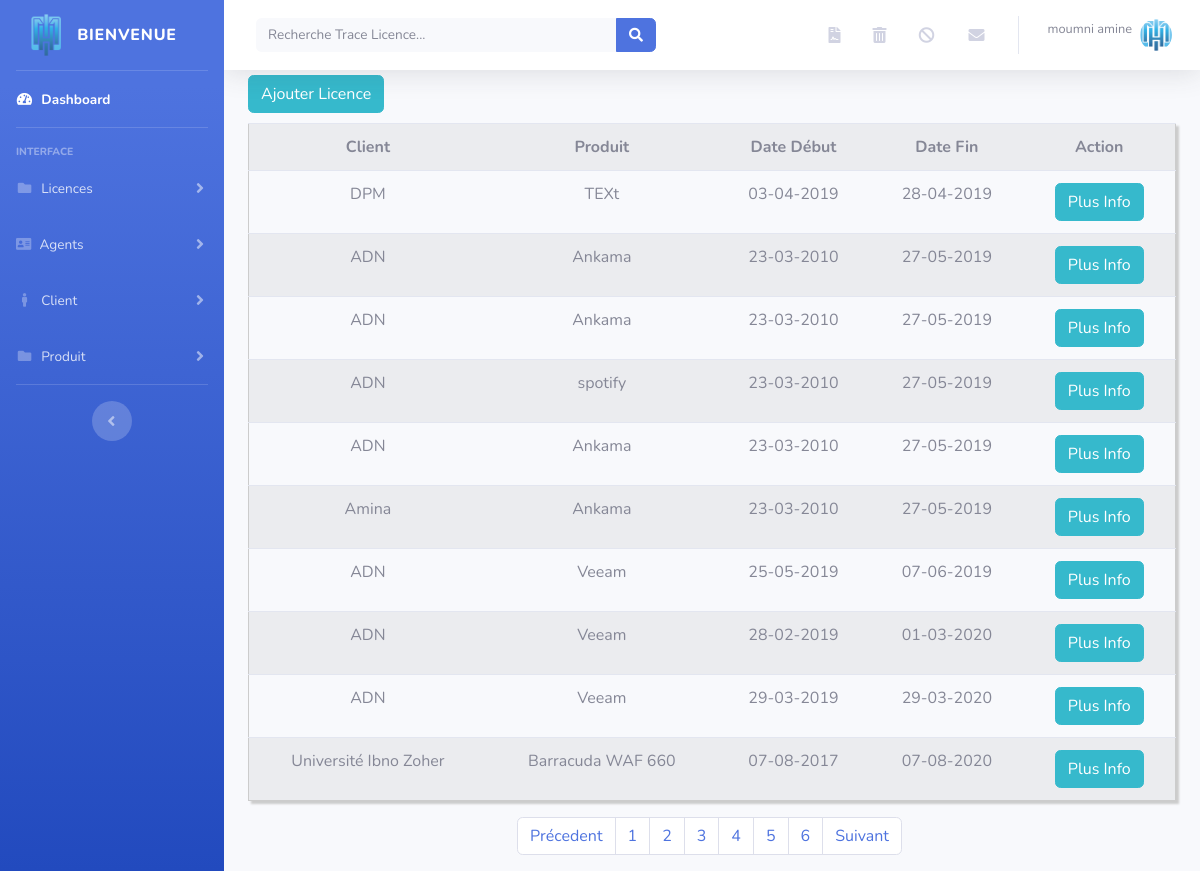
The page /admin.php (signed in) on the database its author committed.
### tables this page shows
CREATE TABLE `tracelicence` (
  `IdTraceLicence` int(11) NOT NULL,
  `IdLicence` int(11) NOT NULL,
  `IdProduit` int(11) NOT NULL,
  `IdTypeLicence` int(11) NOT NULL,
  `Garantie` varchar(50) NOT NULL,
  `DateDebut` date NOT NULL,
  `DateFin` date NOT NULL,
  `NomEnregistrement` varchar(150) NOT NULL,
  `IdAgent` int(11) NOT NULL,
  `Numerodeserie` varchar(500) NOT NULL,
  `IdContactClient` int(11) NOT NULL,
  `ReferenceMarche` varchar(200) NOT NULL,
  `ImageLicence` varchar(255) NOT NULL,
  `Validation` varchar(50) NOT NULL,
  `DateTrace` text NOT NULL
);

CREATE TABLE `client` (
  `IdClient` int(11) NOT NULL,
  `NomClient` varchar(100) NOT NULL,
  `AdresseClient` varchar(100) NOT NULL,
  `EmailClient` varchar(100) NOT NULL,
  `TelClient` varchar(20) NOT NULL,
  `SiteClient` varchar(100) NOT NULL
);

CREATE TABLE `produit` (
  `IdProduit` int(11) NOT NULL,
  `LibelleProduit` varchar(100) NOT NULL,
  `DesignationProduit` varchar(100) NOT NULL
);

### admin.php (the view, shortened to what this page needs)
<?php
$pdo = NEW PDO('mysql:host=localhost;dbname=Gestionlicence','root');
?>
<!DOCTYPE html>
<html lang="en">
<head>
  <link rel="stylesheet" href="fontweb/css/fontawesome.min.css" >
  <link href="vendor/fontawesome-free/css/all.min.css" rel="stylesheet" type="text/css">
  <link href="css/sb-admin-2.min.css" rel="stylesheet">
</head>
<body id="page-top">
  <div id="wrapper">
    <ul class="navbar-nav bg-gradient-primary sidebar sidebar-dark accordion" id="accordionSidebar">
      <a class="sidebar-brand d-flex align-items-center justify-content-center" href="#">
        <div class="sidebar-brand-icon ">
          <img src="img/logo1.png" width="30px">
        </div>
        <div class="sidebar-brand-text mx-3"> Bienvenue</div>
      </a>
      <hr class="sidebar-divider my-0">
      <li class="nav-item active">
        <a class="nav-link" href="acceuil.php">
          <i class="fas fa-fw fa-tachometer-alt"></i>
          <span>Dashboard</span></a>
      </li>
      <hr class="sidebar-divider">
      <div class="sidebar-heading">
        Interface
      </div>
     <li class="nav-item">
        <a class="nav-link collapsed" href="#" data-toggle="collapse" data-target="#collapseTwo" aria-expanded="true" aria-controls="collapseTwo">
          <i class="fas fa-fw fa-folder"></i>
          <span>Licences</span>
        </a>
      </li>
      <li class="nav-item">
        <a class="nav-link collapsed" href="#" data-toggle="collapse" data-target="#collapseUtilities" aria-expanded="true" aria-controls="collapseUtilities">
          <i class="  fas fa-address-card"></i>
          <span>Agents</span>
        </a>
      </li>
      <li class="nav-item">
        <a class="nav-link collapsed" href="#" data-toggle="collapse" data-target="#collapsePages" aria-expanded="true" aria-controls="collapsePages">
          <i class="fas fa-fw fa-male"></i>
          <span>Client</span>
        </a>
      </li>
      <li class="nav-item">
        <a class="nav-link collapsed" href="#" data-toggle="collapse" data-target="#collapseProduit" aria-expanded="true" aria-controls="collapseProduit">
          <i class="fas fa-fw fa-folder"></i>
          <span>Produit</span>
        </a>
      </li>
      <hr class="sidebar-divider d-none d-md-block">
      <div class="text-center d-none d-md-inline">
        <button class="rounded-circle border-0" id="sidebarToggle"></button>
      </div>
    </ul>
    <div id="content-wrapper" class="d-flex flex-column">
      <div id="content">
        <nav class="navbar navbar-expand navbar-light bg-white topbar mb-4 static-top shadow">
          <form class="d-none d-sm-inline-block form-inline mr-auto ml-md-3 my-2 my-md-0 mw-100 navbar-search" method="get" action="refraichetracelicence.php">
            <div class="input-group">
              <input style=" display: block;" type="text" name="search" id="search" id="dropdownMenuButton" class="form-control bg-light border-0 small" placeholder="Recherche Trace Licence..." aria-label="Search" aria-describedby="basic-addon2">
              <div class="input-group-append">
                <button class="btn btn-primary" >
                  <i class="fas fa-search fa-sm"></i>
                </button>
              </div>
            </div>
          </form>
          <ul class="navbar-nav ml-auto">
<?php if ($_SESSION['Admin'] == 'Admin') { ?>
            <li class="nav-item dropdown no-arrow mx-1">
              <a class="nav-link dropdown-toggle" href="admin.php" title="Trace Licence Modifier" id="messagesDropdown" role="button"  aria-haspopup="true" aria-expanded="false">
                <i class="fas fa-file-contract"></i>
              </a>
            </li>
<?php } ?>
           <li class="nav-item dropdown no-arrow mx-1">
              <a class="nav-link dropdown-toggle" href="" title="Supprimer Licences Expire" data-toggle="modal" data-target="#exampleModal" id="messagesDropdown" role="button"  aria-haspopup="true" aria-expanded="false">
                <i class="fas fa-trash-alt"></i>
              </a>
            </li>
            <li class="nav-item dropdown no-arrow mx-1">
              <a class="nav-link dropdown-toggle" href="licenceexpire.php" title="Licences Expires" id="messagesDropdown" role="button"  aria-haspopup="true" aria-expanded="false">
                <i class="fas fa-ban"></i>
              </a>
            </li>
            <li class="nav-item dropdown no-arrow mx-1">
              <a class="nav-link dropdown-toggle" href="remind.php" title="Verifier Expiration Licence" id="messagesDropdown" role="button"  aria-haspopup="true" aria-expanded="false">
                <i class="fas fa-envelope fa-fw"></i>
              </a>
            </li>
            <li class="nav-item dropdown no-arrow">
              <a class="nav-link dropdown-toggle" href="#" id="userDropdown" role="button" data-toggle="dropdown" aria-haspopup="true" aria-expanded="false">
                <span style=" margin-top: 15%; " class="mr-2 d-none d-lg-inline text-gray-600 small"><?php echo ($_SESSION['NomAgent']);echo" "; echo ($_SESSION['PrenomAgent']);echo"</br>";echo "<p style = 'font-size:9px;' class='text-center'>" . $_SESSION['date'] . ""; echo "<br>" . $_SESSION['time'] . "</p>";  ?></span>
                <img class="img-profile rounded-circle" src="img/logo1.png ">
              </a>
            </li>
          </ul>
        </nav>
<div class="container">
  <?php
 $limit = 10;
               $page = isset($_GET['page']) ? $_GET['page'] : 1;
               $start = ($page - 1) * $limit;
               $requettt = "SELECT count(IdTraceLicence) as idli FROM tracelicence";
               $resulattt = $pdo->query($requettt);
               $custCount = $resulattt->fetchall(PDO::FETCH_ASSOC);
               $total = $custCount[0]['idli'];
               $pages = ceil( $total / $limit );
               $p = $page - 1;
               $s = $page + 1;
           ?>
    <div style="padding-top: 1%;" class="custyle">
      <div style="text-align: bottom; margin-bottom: -4%;">
      <a class="btn btn-info btn-xs" href="ajoutlicence.php"><span class='glyphicon glyphicon-edit'></span>Ajouter Licence</a></div>
<table class="table table-striped custab text-center">
  <tr>
            <th class='tr1' >Client</th>
            <th class='tr1' >Produit</th>
            <th class='tr1'>Date Début </th>
            <th class='tr1' >Date Fin </th>
            <th class="text-center">Action</th>
        </tr>
               <?php
                $requete1 = "select IdTraceLicence, IdLicence, NomClient, DesignationProduit, LibelleTypeLicence, Garantie, DateDebut, DateFin, NomAgent, PrenomAgent, NomEnregistrement, NomContactClient, Numerodeserie, ImageLicence, ReferenceMarche
from tracelicence NATURAL JOIN agent NATURAL JOIN client NATURAL JOIN contactclient NATURAL JOIN produit NATURAL JOIN typelicence Where Validation = 'Active' order by IdTraceLicence DESC LIMIT $start,$limit";
$resu = $pdo->query($requete1);
$affi = $resu->fetchAll(PDO::FETCH_OBJ);
       foreach ($affi as $dat)
      echo "<tr>
        <td class='tr1'>"
           . $dat->NomClient .
        "</td>
        <td class='tr1'>"
           . $dat->DesignationProduit .
        "</td>
        <td class='tr1'>"
          . date('d-m-Y', strtotime( $dat->DateDebut)) .
        "</td>
        <td class='tr1'>"
           . date('d-m-Y', strtotime( $dat->DateFin)) .
        "</td>
         <td class='text-center'><a class='btn btn-info btn-xs' href='plusinfotrace.php?id=$dat->IdTraceLicence&page=$page'><span class='glyphicon glyphicon-edit'></span>Plus Info</a> "
        ?>
        </table>
                   <div style="padding-left: 29%;">
    <nav aria-label="Page navigation example ">
  <ul class="pagination">
    <li class="page-item"><a class="page-link" href="admin.php?&page=<?php echo($p); ?>">Précedent</a></li>
   <?php for($i = 1; $i <= $pages; $i++) : ?>
            <li class="page-item"><a class="page-link" href="admin.php?&page=<?php echo($i); ?>"><?php echo($i); ?></a></li>
            <?php endfor; ?>
    <li class="page-item"><a class="page-link" href="admin.php?page=<?php echo($s); ?>">Suivant</a></li>
  </ul>
</nav>
</div>
                    </div>
                </div>
       </div>
    </div>
</div>
</body>
</html>

### rows shown on the page
tracelicence: client.NomClient "DPM", IdProduit.DesignationProduit "TEXt", DateDebut "03-04-2019", DateFin "28-04-2019"
tracelicence: client.NomClient "ADN", IdProduit.DesignationProduit "Ankama", DateDebut "23-03-2010", DateFin "27-05-2019"
tracelicence: client.NomClient "ADN", IdProduit.DesignationProduit "Ankama", DateDebut "23-03-2010", DateFin "27-05-2019"
tracelicence: client.NomClient "ADN", IdProduit.DesignationProduit "spotify", DateDebut "23-03-2010", DateFin "27-05-2019"
tracelicence: client.NomClient "ADN", IdProduit.DesignationProduit "Ankama", DateDebut "23-03-2010", DateFin "27-05-2019"
tracelicence: client.NomClient "Amina", IdProduit.DesignationProduit "Ankama", DateDebut "23-03-2010", DateFin "27-05-2019"
tracelicence: client.NomClient "ADN", IdProduit.DesignationProduit "Veeam", DateDebut "25-05-2019", DateFin "07-06-2019"
tracelicence: client.NomClient "ADN", IdProduit.DesignationProduit "Veeam", DateDebut "28-02-2019", DateFin "01-03-2020"
tracelicence: client.NomClient "ADN", IdProduit.DesignationProduit "Veeam", DateDebut "29-03-2019", DateFin "29-03-2020"
tracelicence: client.NomClient "Université Ibno Zoher", IdProduit.DesignationProduit "Barracuda WAF 660", DateDebut "07-08-2017", DateFin "07-08-2020"

### other values the page prints
$_SESSION['NomAgent'] "moumni"
$_SESSION['PrenomAgent'] "amine"
